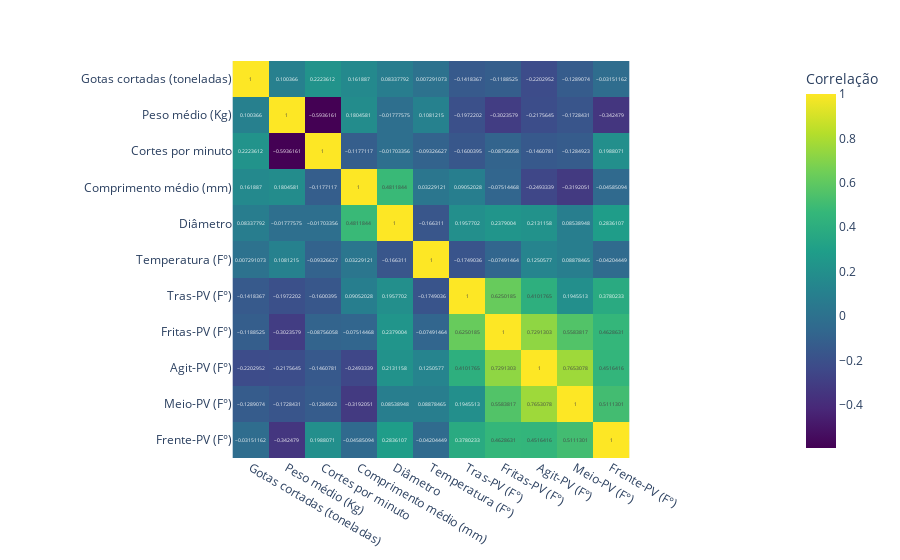

Notebook cell for this chart:
### Markdown cell above
# Correlação

### Code cell
correlation_matrix = df_numerico.corr()

fig = px.imshow(
    correlation_matrix,
    text_auto=True,
    color_continuous_scale="Viridis",
    labels=dict(color="Correlação"),
)

fig.show()

### Figure 1 — Plotly figure (JSON) as saved in the notebook; plotly's stock layout.template omitted (floating-point values rounded to 4 significant figures)
{"data": [{"coloraxis": "coloraxis", "hovertemplate": "x: %{x}<br>y: %{y}<br>Correlação: %{z}<extra></extra>", "name": "0", "texttemplate": "%{z}", "type": "heatmap", "x": ["Gotas cortadas (toneladas)", "Peso médio (Kg)", "Cortes por minuto", "Comprimento médio (mm)", "Diâmetro", "Temperatura (F°)", "Tras-PV (F°)", "Fritas-PV (F°)", "Agit-PV (F°)", "Meio-PV (F°)", "Frente-PV (F°)"], "xaxis": "x", "y": ["Gotas cortadas (toneladas)", "Peso médio (Kg)", "Cortes por minuto", "Comprimento médio (mm)", "Diâmetro", "Temperatura (F°)", "Tras-PV (F°)", "Fritas-PV (F°)", "Agit-PV (F°)", "Meio-PV (F°)", "Frente-PV (F°)"], "yaxis": "y", "z": [[1, 0.1004, 0.2224, 0.1619, 0.08338, 0.007291, -0.1418, -0.1189, -0.2203, -0.1289, -0.03151], [0.1004, 1, -0.5936, 0.1805, -0.01778, 0.1081, -0.1972, -0.3024, -0.2176, -0.1728, -0.3425], [0.2224, -0.5936, 1, -0.1177, -0.01703, -0.09327, -0.16, -0.08756, -0.1461, -0.1285, 0.1988], [0.1619, 0.1805, -0.1177, 1, 0.4812, 0.03229, 0.09052, -0.07514, -0.2493, -0.3192, -0.04585], [0.08338, -0.01778, -0.01703, 0.4812, 1, -0.1663, 0.1958, 0.2379, 0.2131, 0.08539, 0.2836], [0.007291, 0.1081, -0.09327, 0.03229, -0.1663, 1, -0.1749, -0.07491, 0.1251, 0.08878, -0.04204], [-0.1418, -0.1972, -0.16, 0.09052, 0.1958, -0.1749, 1, 0.625, 0.4102, 0.1946, 0.378], [-0.1189, -0.3024, -0.08756, -0.07514, 0.2379, -0.07491, 0.625, 1, 0.7291, 0.5584, 0.4629], [-0.2203, -0.2176, -0.1461, -0.2493, 0.2131, 0.1251, 0.4102, 0.7291, 1, 0.7653, 0.4516], [-0.1289, -0.1728, -0.1285, -0.3192, 0.08539, 0.08878, 0.1946, 0.5584, 0.7653, 1, 0.5111], [-0.03151, -0.3425, 0.1988, -0.04585, 0.2836, -0.04204, 0.378, 0.4629, 0.4516, 0.5111, 1]]}], "layout": {"coloraxis": {"colorbar": {"title": {"text": "Correlação"}}, "colorscale": [[0, "#440154"], [0.1111, "#482878"], [0.2222, "#3e4989"], [0.3333, "#31688e"], [0.4444, "#26828e"], [0.5556, "#1f9e89"], [0.6667, "#35b779"], [0.7778, "#6ece58"], [0.8889, "#b5de2b"], [1, "#fde725"]]}, "margin": {"t": 60}, "xaxis": {"anchor": "y", "constrain": "domain", "domain": [0, 1], "scaleanchor": "y"}, "yaxis": {"anchor": "x", "autorange": "reversed", "constrain": "domain", "domain": [0, 1]}}}
